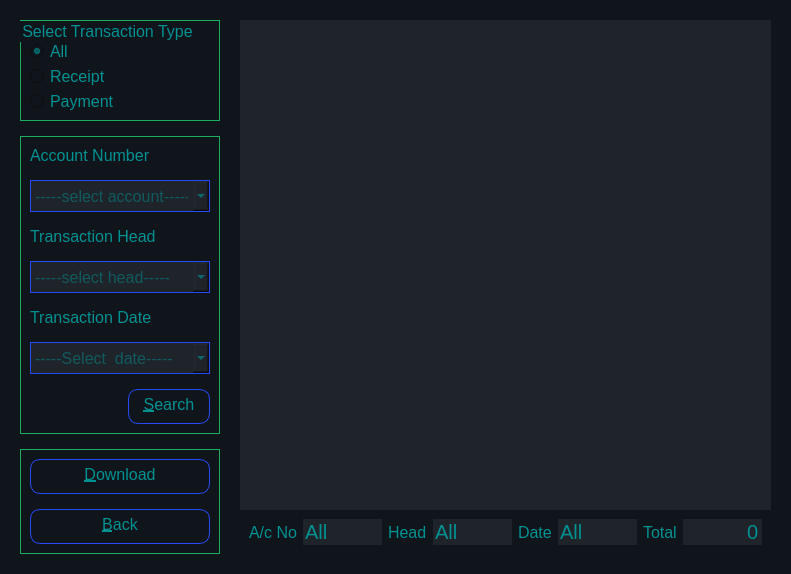
<?xml version="1.0" encoding="UTF-8"?>
<ui version="4.0">
 <class>ShowTransactions</class>
 <widget class="QDialog" name="ShowTransactions">
  <property name="windowModality">
   <enum>Qt::WindowModal</enum>
  </property>
  <property name="geometry">
   <rect>
    <x>0</x>
    <y>0</y>
    <width>791</width>
    <height>568</height>
   </rect>
  </property>
  <property name="font">
   <font>
    <pointsize>-1</pointsize>
   </font>
  </property>
  <property name="windowTitle">
   <string>Transactions</string>
  </property>
  <property name="windowIcon">
   <iconset resource="../src/resource.qrc">
    <normaloff>:/icons/icons/view.png</normaloff>:/icons/icons/view.png</iconset>
  </property>
  <property name="styleSheet">
   <string notr="true">*{
     background-color :#10141b;
  	border: none;
	color: rgb(0, 145, 145);
	font-size: 16px;
}

#groupRadio, #comboFrame, #buttonFrame{
	border: 1px solid #1DAD5F;
}

QComboBox{
	width: 200px;
	height: 30px;
	background-color: #1f232a;
	color:rgba(255, 255, 255, .60);
	selection-color: rgb(255, 255, 255);
	selection-background-color: rgb(32, 74, 135);
	border: 1px solid #264BF6;
}

#radioAll,
#radioReceipts,
#radioPayments{
	color:rgba(255, 255, 255, .60);
}
#tableView{
	background-color: #1f232a;
	color:rgba(255, 255, 255, .60);
 }

QLineEdit{
	background-color: #1f232a;
	color:rgba(255, 255, 255, .60);
	font-size: 20px 
}

QPushButton{
    background-color:#10141b;
 	color:rgba(0, 255, 0, .60);
    width: 80px;
	height: 18px;
	text-align: center;
	padding: 5px, 10px;
	border: 1px solid #264BF6;
	border-radius: 10px;

}

QPushButton::hover{
	background-color: rgba(0, 0, 255, .30);
}

QPushButton::disabled{
	background-color: rgba(0, 0, 0, .50);
     color: rgba(255, 255, 255, .60);
}
 
 
        



</string>
  </property>
  <property name="modal">
   <bool>true</bool>
  </property>
  <layout class="QHBoxLayout" name="horizontalLayout_2">
   <property name="spacing">
    <number>20</number>
   </property>
   <property name="leftMargin">
    <number>20</number>
   </property>
   <property name="topMargin">
    <number>20</number>
   </property>
   <property name="rightMargin">
    <number>20</number>
   </property>
   <property name="bottomMargin">
    <number>20</number>
   </property>
   <item alignment="Qt::AlignLeft">
    <widget class="QFrame" name="leftFrame">
     <property name="sizePolicy">
      <sizepolicy hsizetype="Fixed" vsizetype="Expanding">
       <horstretch>0</horstretch>
       <verstretch>0</verstretch>
      </sizepolicy>
     </property>
     <property name="maximumSize">
      <size>
       <width>200</width>
       <height>16777215</height>
      </size>
     </property>
     <layout class="QVBoxLayout" name="verticalLayout">
      <property name="spacing">
       <number>15</number>
      </property>
      <property name="leftMargin">
       <number>0</number>
      </property>
      <property name="topMargin">
       <number>0</number>
      </property>
      <property name="rightMargin">
       <number>0</number>
      </property>
      <property name="bottomMargin">
       <number>0</number>
      </property>
      <item>
       <widget class="QGroupBox" name="groupRadio">
        <property name="sizePolicy">
         <sizepolicy hsizetype="Expanding" vsizetype="Fixed">
          <horstretch>0</horstretch>
          <verstretch>0</verstretch>
         </sizepolicy>
        </property>
        <property name="maximumSize">
         <size>
          <width>16777215</width>
          <height>250</height>
         </size>
        </property>
        <property name="styleSheet">
         <string notr="true"/>
        </property>
        <property name="title">
         <string>Select Transaction Type</string>
        </property>
        <property name="alignment">
         <set>Qt::AlignLeading|Qt::AlignLeft|Qt::AlignTop</set>
        </property>
        <property name="flat">
         <bool>false</bool>
        </property>
        <property name="checkable">
         <bool>false</bool>
        </property>
        <layout class="QVBoxLayout" name="verticalLayout_2">
         <property name="spacing">
          <number>5</number>
         </property>
         <property name="leftMargin">
          <number>9</number>
         </property>
         <property name="topMargin">
          <number>20</number>
         </property>
         <property name="bottomMargin">
          <number>9</number>
         </property>
         <item>
          <widget class="QRadioButton" name="radioAll">
           <property name="text">
            <string>All</string>
           </property>
           <property name="checked">
            <bool>true</bool>
           </property>
          </widget>
         </item>
         <item>
          <widget class="QRadioButton" name="radioReceipts">
           <property name="text">
            <string>Receipt</string>
           </property>
          </widget>
         </item>
         <item>
          <widget class="QRadioButton" name="radioPayments">
           <property name="text">
            <string>Payment</string>
           </property>
          </widget>
         </item>
        </layout>
       </widget>
      </item>
      <item alignment="Qt::AlignTop">
       <widget class="QFrame" name="comboFrame">
        <property name="frameShape">
         <enum>QFrame::StyledPanel</enum>
        </property>
        <property name="frameShadow">
         <enum>QFrame::Raised</enum>
        </property>
        <layout class="QVBoxLayout" name="verticalLayout_3">
         <property name="spacing">
          <number>15</number>
         </property>
         <item>
          <widget class="QLabel" name="labelAccountNumber">
           <property name="font">
            <font>
             <pointsize>-1</pointsize>
            </font>
           </property>
           <property name="text">
            <string>Account Number</string>
           </property>
          </widget>
         </item>
         <item>
          <widget class="QComboBox" name="comboAccountNumber">
           <property name="sizePolicy">
            <sizepolicy hsizetype="Expanding" vsizetype="Expanding">
             <horstretch>0</horstretch>
             <verstretch>0</verstretch>
            </sizepolicy>
           </property>
           <property name="styleSheet">
            <string notr="true"/>
           </property>
           <property name="placeholderText">
            <string>-----select account-----</string>
           </property>
          </widget>
         </item>
         <item>
          <widget class="QLabel" name="labelHeadName">
           <property name="font">
            <font>
             <pointsize>-1</pointsize>
            </font>
           </property>
           <property name="text">
            <string>Transaction Head</string>
           </property>
          </widget>
         </item>
         <item>
          <widget class="QComboBox" name="comboHeadName">
           <property name="sizePolicy">
            <sizepolicy hsizetype="Expanding" vsizetype="Expanding">
             <horstretch>0</horstretch>
             <verstretch>0</verstretch>
            </sizepolicy>
           </property>
           <property name="styleSheet">
            <string notr="true"/>
           </property>
           <property name="placeholderText">
            <string>-----select head-----</string>
           </property>
          </widget>
         </item>
         <item>
          <widget class="QLabel" name="labelTransDate">
           <property name="font">
            <font>
             <pointsize>-1</pointsize>
            </font>
           </property>
           <property name="text">
            <string>Transaction Date</string>
           </property>
          </widget>
         </item>
         <item>
          <widget class="QComboBox" name="comboTransDate">
           <property name="sizePolicy">
            <sizepolicy hsizetype="Expanding" vsizetype="Expanding">
             <horstretch>0</horstretch>
             <verstretch>0</verstretch>
            </sizepolicy>
           </property>
           <property name="styleSheet">
            <string notr="true"/>
           </property>
           <property name="placeholderText">
            <string>-----Select  date-----</string>
           </property>
          </widget>
         </item>
         <item alignment="Qt::AlignRight">
          <widget class="QPushButton" name="buttonSearch">
           <property name="enabled">
            <bool>false</bool>
           </property>
           <property name="sizePolicy">
            <sizepolicy hsizetype="Expanding" vsizetype="Expanding">
             <horstretch>0</horstretch>
             <verstretch>0</verstretch>
            </sizepolicy>
           </property>
           <property name="minimumSize">
            <size>
             <width>0</width>
             <height>0</height>
            </size>
           </property>
           <property name="maximumSize">
            <size>
             <width>16777215</width>
             <height>16777215</height>
            </size>
           </property>
           <property name="font">
            <font>
             <pointsize>-1</pointsize>
            </font>
           </property>
           <property name="styleSheet">
            <string notr="true"/>
           </property>
           <property name="text">
            <string>&amp;Search</string>
           </property>
           <property name="icon">
            <iconset resource="../src/resource.qrc">
             <normaloff>:/icons/icons/view.png</normaloff>:/icons/icons/view.png</iconset>
           </property>
           <property name="default">
            <bool>true</bool>
           </property>
          </widget>
         </item>
        </layout>
       </widget>
      </item>
      <item alignment="Qt::AlignVCenter">
       <widget class="QFrame" name="buttonFrame">
        <property name="frameShape">
         <enum>QFrame::StyledPanel</enum>
        </property>
        <property name="frameShadow">
         <enum>QFrame::Raised</enum>
        </property>
        <layout class="QVBoxLayout" name="verticalLayout_5">
         <property name="spacing">
          <number>15</number>
         </property>
         <property name="leftMargin">
          <number>9</number>
         </property>
         <property name="rightMargin">
          <number>9</number>
         </property>
         <item>
          <widget class="QPushButton" name="buttonDownload">
           <property name="enabled">
            <bool>false</bool>
           </property>
           <property name="sizePolicy">
            <sizepolicy hsizetype="Expanding" vsizetype="Expanding">
             <horstretch>0</horstretch>
             <verstretch>0</verstretch>
            </sizepolicy>
           </property>
           <property name="minimumSize">
            <size>
             <width>0</width>
             <height>0</height>
            </size>
           </property>
           <property name="maximumSize">
            <size>
             <width>16777215</width>
             <height>16777215</height>
            </size>
           </property>
           <property name="font">
            <font>
             <pointsize>-1</pointsize>
            </font>
           </property>
           <property name="styleSheet">
            <string notr="true"/>
           </property>
           <property name="text">
            <string>&amp;Download</string>
           </property>
           <property name="icon">
            <iconset resource="../src/resource.qrc">
             <normaloff>:/icons/icons/show_users.png</normaloff>:/icons/icons/show_users.png</iconset>
           </property>
           <property name="default">
            <bool>true</bool>
           </property>
          </widget>
         </item>
         <item>
          <widget class="QPushButton" name="buttonBack">
           <property name="sizePolicy">
            <sizepolicy hsizetype="Expanding" vsizetype="Expanding">
             <horstretch>0</horstretch>
             <verstretch>0</verstretch>
            </sizepolicy>
           </property>
           <property name="minimumSize">
            <size>
             <width>0</width>
             <height>0</height>
            </size>
           </property>
           <property name="maximumSize">
            <size>
             <width>16777215</width>
             <height>16777215</height>
            </size>
           </property>
           <property name="font">
            <font>
             <pointsize>-1</pointsize>
            </font>
           </property>
           <property name="styleSheet">
            <string notr="true"/>
           </property>
           <property name="text">
            <string>&amp;Back</string>
           </property>
           <property name="icon">
            <iconset resource="../src/resource.qrc">
             <normaloff>:/icons/icons/back.png</normaloff>:/icons/icons/back.png</iconset>
           </property>
           <property name="default">
            <bool>true</bool>
           </property>
          </widget>
         </item>
        </layout>
       </widget>
      </item>
     </layout>
    </widget>
   </item>
   <item>
    <widget class="QFrame" name="rightFrame">
     <property name="frameShape">
      <enum>QFrame::StyledPanel</enum>
     </property>
     <property name="frameShadow">
      <enum>QFrame::Raised</enum>
     </property>
     <layout class="QVBoxLayout" name="verticalLayout_4">
      <property name="spacing">
       <number>0</number>
      </property>
      <property name="leftMargin">
       <number>0</number>
      </property>
      <property name="topMargin">
       <number>0</number>
      </property>
      <property name="rightMargin">
       <number>0</number>
      </property>
      <property name="bottomMargin">
       <number>0</number>
      </property>
      <item>
       <widget class="QTableView" name="tableView">
        <property name="font">
         <font>
          <pointsize>-1</pointsize>
         </font>
        </property>
        <property name="styleSheet">
         <string notr="true"/>
        </property>
        <property name="sizeAdjustPolicy">
         <enum>QAbstractScrollArea::AdjustToContents</enum>
        </property>
        <property name="editTriggers">
         <set>QAbstractItemView::NoEditTriggers</set>
        </property>
        <property name="alternatingRowColors">
         <bool>false</bool>
        </property>
        <property name="selectionMode">
         <enum>QAbstractItemView::SingleSelection</enum>
        </property>
        <property name="selectionBehavior">
         <enum>QAbstractItemView::SelectRows</enum>
        </property>
        <property name="sortingEnabled">
         <bool>false</bool>
        </property>
        <property name="cornerButtonEnabled">
         <bool>false</bool>
        </property>
        <attribute name="horizontalHeaderCascadingSectionResizes">
         <bool>true</bool>
        </attribute>
        <attribute name="horizontalHeaderMinimumSectionSize">
         <number>50</number>
        </attribute>
        <attribute name="horizontalHeaderDefaultSectionSize">
         <number>50</number>
        </attribute>
        <attribute name="horizontalHeaderStretchLastSection">
         <bool>true</bool>
        </attribute>
        <attribute name="verticalHeaderVisible">
         <bool>false</bool>
        </attribute>
        <attribute name="verticalHeaderStretchLastSection">
         <bool>false</bool>
        </attribute>
       </widget>
      </item>
      <item>
       <widget class="QFrame" name="footerFrame">
        <property name="frameShape">
         <enum>QFrame::StyledPanel</enum>
        </property>
        <property name="frameShadow">
         <enum>QFrame::Raised</enum>
        </property>
        <layout class="QHBoxLayout" name="horizontalLayout">
         <item>
          <widget class="QLabel" name="labelAccount">
           <property name="text">
            <string>A/c No</string>
           </property>
          </widget>
         </item>
         <item>
          <widget class="QLineEdit" name="editAccount">
           <property name="text">
            <string>All</string>
           </property>
           <property name="readOnly">
            <bool>true</bool>
           </property>
          </widget>
         </item>
         <item>
          <widget class="QLabel" name="labelHead">
           <property name="text">
            <string>Head</string>
           </property>
          </widget>
         </item>
         <item>
          <widget class="QLineEdit" name="editHead">
           <property name="text">
            <string>All</string>
           </property>
           <property name="readOnly">
            <bool>true</bool>
           </property>
          </widget>
         </item>
         <item>
          <widget class="QLabel" name="labelDate">
           <property name="text">
            <string>Date</string>
           </property>
          </widget>
         </item>
         <item>
          <widget class="QLineEdit" name="editDate">
           <property name="text">
            <string>All</string>
           </property>
           <property name="readOnly">
            <bool>true</bool>
           </property>
          </widget>
         </item>
         <item>
          <widget class="QLabel" name="labelTotal">
           <property name="text">
            <string>Total</string>
           </property>
          </widget>
         </item>
         <item>
          <widget class="QLineEdit" name="editTotal">
           <property name="font">
            <font>
             <pointsize>-1</pointsize>
            </font>
           </property>
           <property name="text">
            <string>0</string>
           </property>
           <property name="alignment">
            <set>Qt::AlignRight|Qt::AlignTrailing|Qt::AlignVCenter</set>
           </property>
           <property name="readOnly">
            <bool>true</bool>
           </property>
          </widget>
         </item>
        </layout>
       </widget>
      </item>
     </layout>
    </widget>
   </item>
  </layout>
 </widget>
 <resources>
  <include location="../src/resource.qrc"/>
 </resources>
 <connections>
  <connection>
   <sender>buttonSearch</sender>
   <signal>clicked()</signal>
   <receiver>ShowTransactions</receiver>
   <slot>onSearch()</slot>
   <hints>
    <hint type="sourcelabel">
     <x>209</x>
     <y>356</y>
    </hint>
    <hint type="destinationlabel">
     <x>545</x>
     <y>298</y>
    </hint>
   </hints>
  </connection>
  <connection>
   <sender>comboAccountNumber</sender>
   <signal>currentTextChanged(QString)</signal>
   <receiver>ShowTransactions</receiver>
   <slot>onComboTextChanged()</slot>
   <hints>
    <hint type="sourcelabel">
     <x>185</x>
     <y>200</y>
    </hint>
    <hint type="destinationlabel">
     <x>545</x>
     <y>298</y>
    </hint>
   </hints>
  </connection>
  <connection>
   <sender>comboHeadName</sender>
   <signal>currentTextChanged(QString)</signal>
   <receiver>ShowTransactions</receiver>
   <slot>onComboTextChanged()</slot>
   <hints>
    <hint type="sourcelabel">
     <x>185</x>
     <y>259</y>
    </hint>
    <hint type="destinationlabel">
     <x>545</x>
     <y>298</y>
    </hint>
   </hints>
  </connection>
  <connection>
   <sender>comboTransDate</sender>
   <signal>currentTextChanged(QString)</signal>
   <receiver>ShowTransactions</receiver>
   <slot>onComboTextChanged()</slot>
   <hints>
    <hint type="sourcelabel">
     <x>185</x>
     <y>318</y>
    </hint>
    <hint type="destinationlabel">
     <x>545</x>
     <y>298</y>
    </hint>
   </hints>
  </connection>
  <connection>
   <sender>buttonBack</sender>
   <signal>clicked()</signal>
   <receiver>ShowTransactions</receiver>
   <slot>close()</slot>
   <hints>
    <hint type="sourcelabel">
     <x>138</x>
     <y>461</y>
    </hint>
    <hint type="destinationlabel">
     <x>545</x>
     <y>298</y>
    </hint>
   </hints>
  </connection>
  <connection>
   <sender>radioAll</sender>
   <signal>toggled(bool)</signal>
   <receiver>ShowTransactions</receiver>
   <slot>onSelectTransactionType()</slot>
   <hints>
    <hint type="sourcelabel">
     <x>149</x>
     <y>62</y>
    </hint>
    <hint type="destinationlabel">
     <x>545</x>
     <y>298</y>
    </hint>
   </hints>
  </connection>
  <connection>
   <sender>radioReceipts</sender>
   <signal>toggled(bool)</signal>
   <receiver>ShowTransactions</receiver>
   <slot>onSelectTransactionType()</slot>
   <hints>
    <hint type="sourcelabel">
     <x>149</x>
     <y>70</y>
    </hint>
    <hint type="destinationlabel">
     <x>545</x>
     <y>298</y>
    </hint>
   </hints>
  </connection>
  <connection>
   <sender>radioPayments</sender>
   <signal>toggled(bool)</signal>
   <receiver>ShowTransactions</receiver>
   <slot>onSelectTransactionType()</slot>
   <hints>
    <hint type="sourcelabel">
     <x>179</x>
     <y>118</y>
    </hint>
    <hint type="destinationlabel">
     <x>545</x>
     <y>298</y>
    </hint>
   </hints>
  </connection>
  <connection>
   <sender>buttonDownload</sender>
   <signal>clicked()</signal>
   <receiver>ShowTransactions</receiver>
   <slot>downloadPDF()</slot>
   <hints>
    <hint type="sourcelabel">
     <x>119</x>
     <y>425</y>
    </hint>
    <hint type="destinationlabel">
     <x>395</x>
     <y>262</y>
    </hint>
   </hints>
  </connection>
 </connections>
 <slots>
  <slot>onComboTextChanged()</slot>
  <slot>onSearch()</slot>
  <slot>downloadPDF()</slot>
  <slot>onSelectTransactionType()</slot>
 </slots>
</ui>
